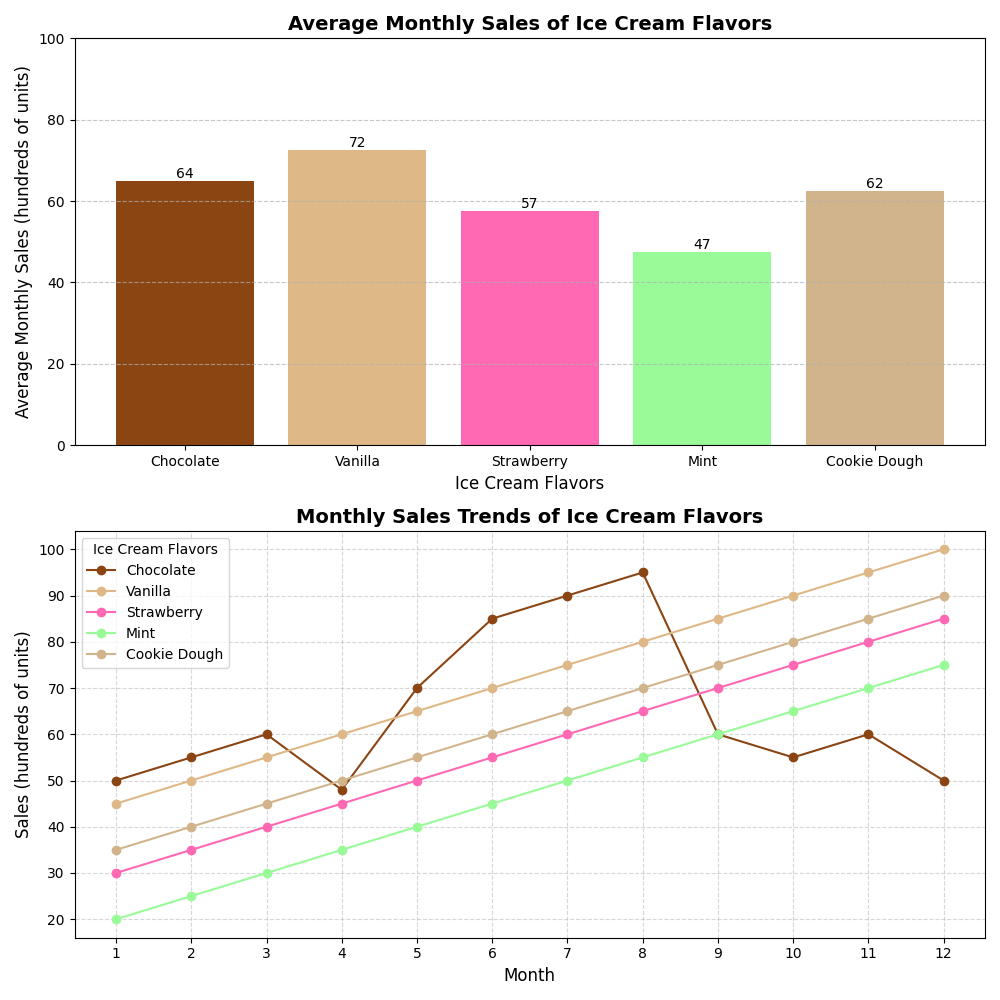

Write the Python code that produced this figure.
import matplotlib.pyplot as plt
import numpy as np

# Ice cream flavors
flavors = ['Chocolate', 'Vanilla', 'Strawberry', 'Mint', 'Cookie Dough']

# Monthly sales data for each flavor (in hundreds of units)
chocolate_sales = [50, 55, 60, 48, 70, 85, 90, 95, 60, 55, 60, 50]
vanilla_sales = [45, 50, 55, 60, 65, 70, 75, 80, 85, 90, 95, 100]
strawberry_sales = [30, 35, 40, 45, 50, 55, 60, 65, 70, 75, 80, 85]
mint_sales = [20, 25, 30, 35, 40, 45, 50, 55, 60, 65, 70, 75]
cookie_dough_sales = [35, 40, 45, 50, 55, 60, 65, 70, 75, 80, 85, 90]

# Aggregate the data into a NumPy array
monthly_sales = np.array([chocolate_sales, vanilla_sales, strawberry_sales, mint_sales, cookie_dough_sales])

# Calculate the average monthly sales for each flavor
average_sales = np.mean(monthly_sales, axis=1)

# Change the subplot arrangement to 2 rows and 1 column
fig, axs = plt.subplots(2, 1, figsize=(10, 10))

# Bar plot for average monthly sales
bars = axs[0].bar(flavors, average_sales, color=['#8B4513', '#DEB887', '#FF69B4', '#98FB98', '#D2B48C'])
axs[0].set_title('Average Monthly Sales of Ice Cream Flavors', fontsize=14, fontweight='bold')
axs[0].set_xlabel('Ice Cream Flavors', fontsize=12)
axs[0].set_ylabel('Average Monthly Sales (hundreds of units)', fontsize=12)
axs[0].grid(axis='y', linestyle='--', alpha=0.7)
axs[0].set_ylim(0, 100)

# Adding data labels
for bar in bars:
    height = bar.get_height()
    axs[0].text(bar.get_x() + bar.get_width() / 2.0, height, f'{int(height)}', ha='center', va='bottom')

# Line plot for monthly sales trends
months = np.arange(1, 13)
colors = ['#8B4513', '#DEB887', '#FF69B4', '#98FB98', '#D2B48C']
for i, sales in enumerate(monthly_sales):
    axs[1].plot(months, sales, marker='o', color=colors[i], label=flavors[i])

axs[1].set_title('Monthly Sales Trends of Ice Cream Flavors', fontsize=14, fontweight='bold')
axs[1].set_xlabel('Month', fontsize=12)
axs[1].set_ylabel('Sales (hundreds of units)', fontsize=12)
axs[1].set_xticks(months)
axs[1].legend(title='Ice Cream Flavors', fontsize=10)
axs[1].grid(True, linestyle='--', alpha=0.5)

# Adjust layout to prevent overlap
plt.tight_layout()

# Show the plot
plt.show()
